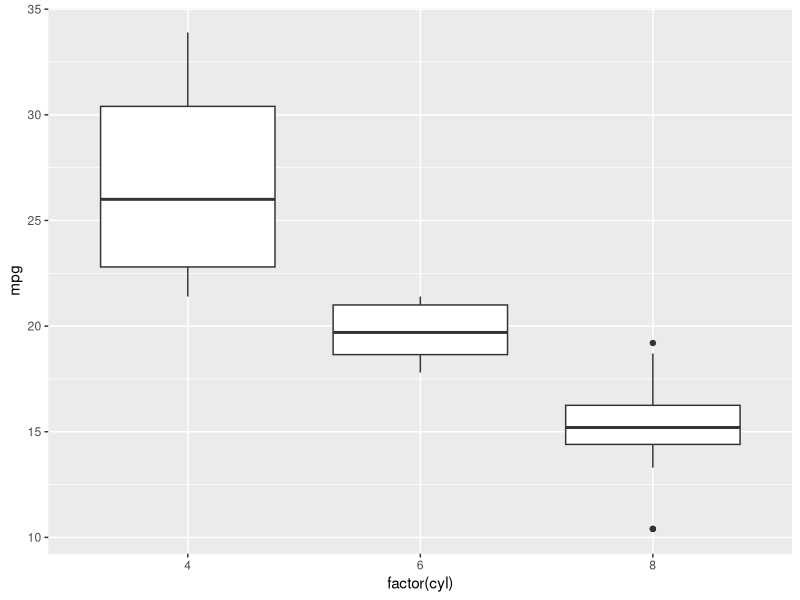
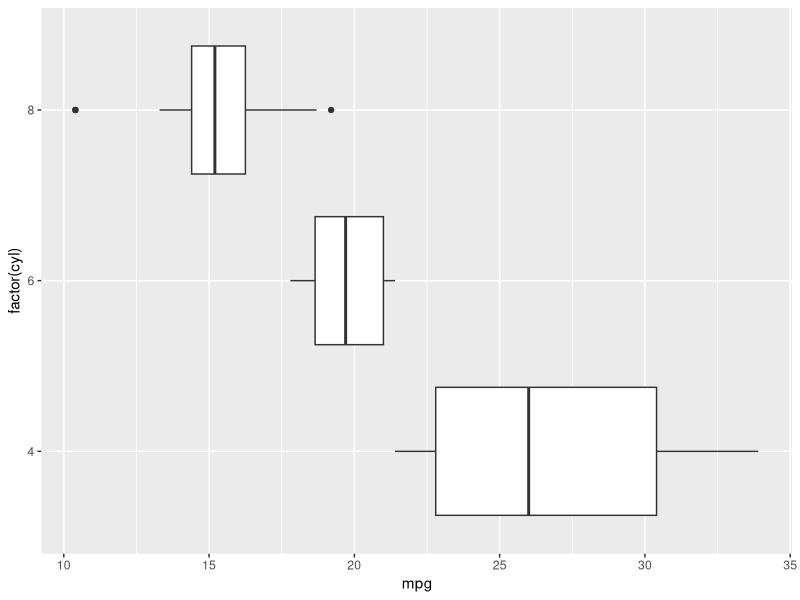
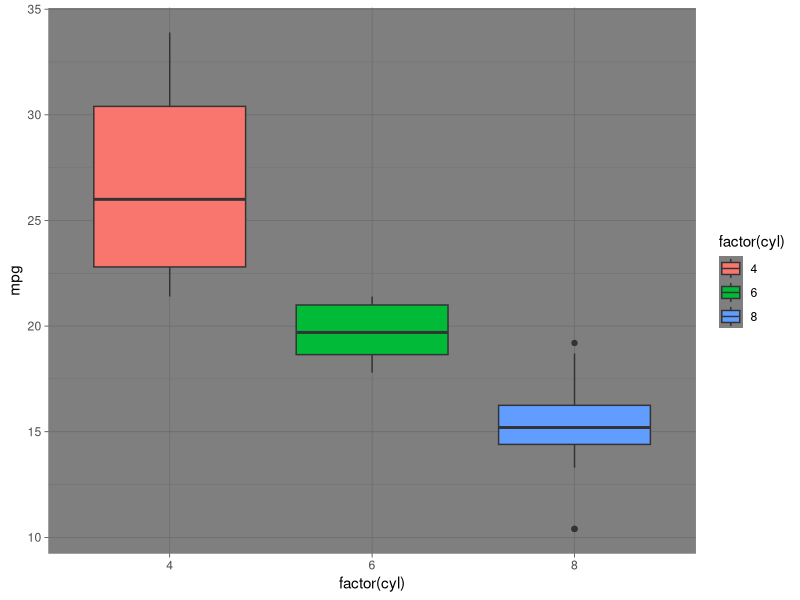

Source code (R) for these figures, in order:
library(ggplot2)
df <- mtcars

r <- ggplot(df,aes(x=factor(cyl),y=mpg))
r <- r + geom_boxplot()
print(r)

r <- ggplot(df,aes(x=factor(cyl),y=mpg))
r <- r + geom_boxplot() + coord_flip()
print(r)

r <- ggplot(df,aes(x=factor(cyl),y=mpg))
r <- r + geom_boxplot(aes(fill=factor(cyl))) + theme_dark()
print(r)